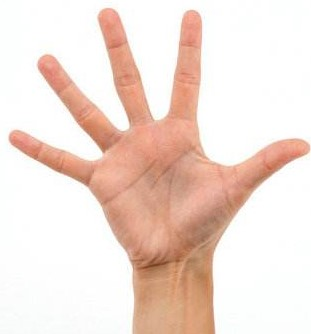
//> input picture OpenCVLearning/hand.jpg, 311 x 334 px
$ ./HandHistogram   (built with g++ and OpenCV 4)
//> lines starting //> are read from the running program, lines starting //| are printed output that depends on the picture
### OpenCVLearning/Helper.h
#pragma once
#ifndef _HELPER_
#define _HELPER_


#include<opencv2\imgproc.hpp>
#include<opencv2\core.hpp>
using namespace cv;

Mat CreateHist(Mat src, int bins, float* range);

Mat CreateGradientImage(Mat img);

#endif

### OpenCVLearning/Helper.cpp
#include"Helper.h"
#include<vector>
#include<opencv2\highgui.hpp>


Mat CreateHist(Mat src, int bins, float* range)
{
	//这里写成数组的形式，是因为calcHist的第一个图片输入参数可以是一个图片数组。
	int hist_size[] = { bins };

	//这里写成该形式也是一样
	const float* ranges[] = { range };
	MatND hist;
	int channels[] = { 0 };
	calcHist(&src, 1/*源图像的个数*/, channels, Mat(), // do not use mask
		hist, 1/*直方图的维数*/, hist_size, ranges,
		true, // the histogram is uniform
		false);


	// [16 lines of commented-out code are left out]
	return hist;
}

///创建梯度图像
// [86 lines left out: functions CreateGradientImage, gradientGray, findAndDrawContours, not called in this run]

### OpenCVLearning/HandHistogram.cpp
#include"Helper.h"
#include<opencv2\highgui.hpp>
#include<opencv2\imgproc.hpp>
#include<vector>
#include<iostream>


using namespace cv;
using namespace std;

/*
两个不同灯光状态下的手部直方图匹配，结果惨不忍睹。
*/

vector<Mat> GetEachChannelHist(Mat src)
{
	//将手部图片拆分成3个通道HSV，然后统计直方图，查看效果。
	//Hue, Saturation, Value色调、饱和度、亮度
	Mat h_src, s_src, v_src;
	vector<Mat> channels;
	split(src, channels);
	h_src = channels[0];
	s_src = channels[1];
	v_src = channels[2];
	//imshow("h", h_src);
	//imshow("s", s_src);
	//imshow("v", v_src);

	int bins = 256;
	//记住在OpenCV中，这三个通道的取值范围。
	float h_range[] = { 0,180 };
	float s_range[] = { 0,255 };
	float v_range[] = { 0,255 };
	Mat h_hist = CreateHist(h_src, bins, h_range);
	Mat s_hist = CreateHist(s_src, bins, s_range);
	Mat v_hist = CreateHist(v_src, bins, v_range);

	//定义数组返回，需要自己new，不然当你返回的时候地址是没有问题，但是指向的值就变了。
	vector<Mat> channelHists;
	channelHists.push_back(h_hist);
	channelHists.push_back(s_hist);
	channelHists.push_back(v_hist);
	return channelHists;
}

int hand_main()
//int main()
{
	Mat src1 = imread("hand.jpg", IMREAD_UNCHANGED);
//> src1 is the input picture: 334 rows x 311 cols, CV_8UC3; mean B, G, R 213.4, 222.3, 241.7
	//转换到HSV空间，默认是RGB空间
	cvtColor(src1, src1, CV_BGR2HSV);
//> src1: 334 rows x 311 cols, CV_8UC3; mean H, S, V 21.9, 34, 242.1
	vector<Mat> channelHists1= GetEachChannelHist(src1);
//> in GetEachChannelHist, `split(src, channels);`:
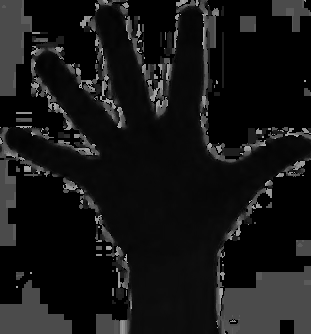
//> channels[0]: 334 rows x 311 cols, CV_8UC1; min 0, max 178, mean 21.9
//> in GetEachChannelHist, `split(src, channels);`:
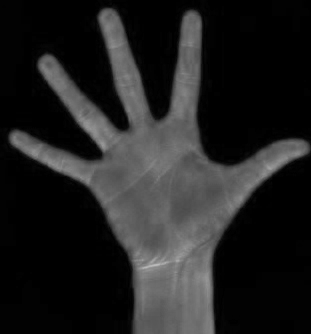
//> channels[1]: 334 rows x 311 cols, CV_8UC1; min 0, max 187, mean 34
//> in GetEachChannelHist, `split(src, channels);`:
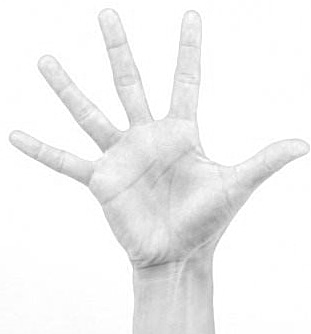
//> channels[2]: 334 rows x 311 cols, CV_8UC1; min 120, max 255, mean 242.1
//> in CreateHist, `const float* ranges[] = { range };`: ranges = 1 item
//> in CreateHist, `calcHist(&src, 1/*源图像的个数*/, channels, Mat(), hist, 1/*直方图的维数*/, hist_s..`: hist = 256 values, max 41691 at index 0, min 0 at index 3, mean 405.8
//> in GetEachChannelHist, `Mat h_hist = CreateHist(h_src, bins, h_range);`: h_hist has the same summary as hist in CreateHist
//> in GetEachChannelHist, `Mat s_hist = CreateHist(s_src, bins, s_range);`: s_hist = 256 values, max 41600 at index 0, min 0 at index 173, mean 405.8
//> in GetEachChannelHist, `Mat v_hist = CreateHist(v_src, bins, v_range);`: v_hist = 256 values, max 10515 at index 254, min 0 at index 0, mean 207.8

	Mat src2 = imread("hand02.jpg", IMREAD_UNCHANGED);
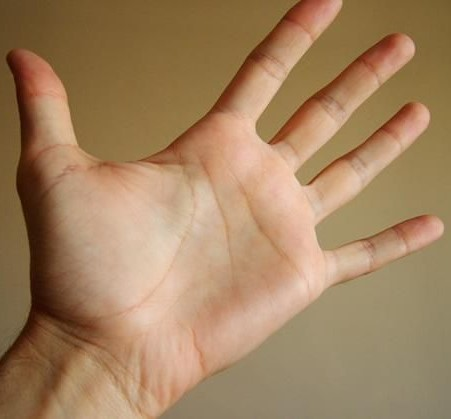
//> input picture OpenCVLearning/hand02.jpg, 451 x 419 px
//> src2 is the input picture: 419 rows x 451 cols, CV_8UC3; mean B, G, R 95.7, 130.4, 162.3
	//转换到HSV空间，默认是RGB空间
	cvtColor(src2, src2, CV_BGR2HSV);
//> src2: 419 rows x 451 cols, CV_8UC3; mean H, S, V 16, 111.9, 162.3
	vector<Mat> channelHists2 = GetEachChannelHist(src2);
//> in GetEachChannelHist (call 2), `split(src, channels);`:
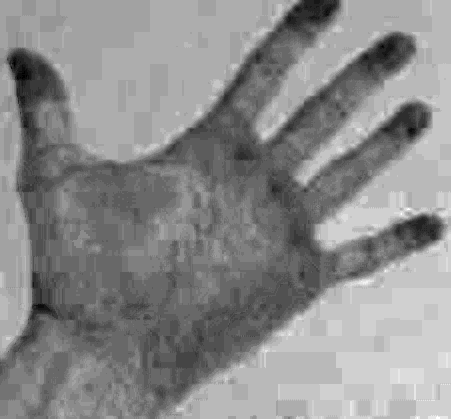
//> channels[0]: 419 rows x 451 cols, CV_8UC1; min 4, max 26, mean 16; drawn with min black and max white
//> in GetEachChannelHist (call 2), `split(src, channels);`:
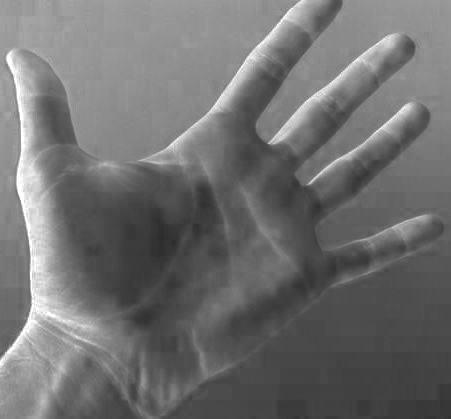
//> channels[1]: 419 rows x 451 cols, CV_8UC1; min 44, max 255, mean 111.9
//> in GetEachChannelHist (call 2), `split(src, channels);`:
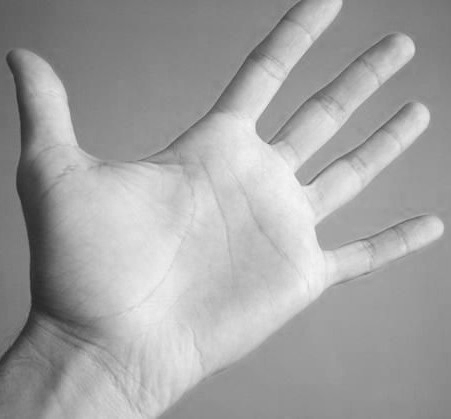
//> channels[2]: 419 rows x 451 cols, CV_8UC1; min 37, max 248, mean 162.3
//> in GetEachChannelHist (call 2), `Mat h_hist = CreateHist(h_src, bins, h_range);`: h_hist = 256 values, max 25584 at index 18, min 0 at index 0, mean 738.2
//> in GetEachChannelHist (call 2), `Mat s_hist = CreateHist(s_src, bins, s_range);`: s_hist = 256 values, max 3491 at index 77, min 0 at index 0, mean 735.9
//> in GetEachChannelHist (call 2), `Mat v_hist = CreateHist(v_src, bins, v_range);`: v_hist = 256 values, max 3504 at index 148, min 0 at index 0, mean 738.2
	// [5 lines of commented-out code are left out]

	for (int i = 0; i < 3; i++)
	{
		double CHISQR = compareHist(channelHists1[i], channelHists2[i], CV_COMP_CORREL);
		cout << "CHISQR:" << CHISQR << endl;
	}
//> this loop made 3 passes
//> CHISQR on passes 1 to 3: 0.0667, -0.0457, -0.0298
//| CHISQR:0.0666629
//| CHISQR:-0.0456901
//| CHISQR:-0.0297502

	//imshow("h_hist",h_hist);
	//imshow("s_hist", s_hist);
	//imshow("v_hist", v_hist);

	waitKey();
	return 0;
}

// added to run one function of the file
int main() { hand_main(); }
